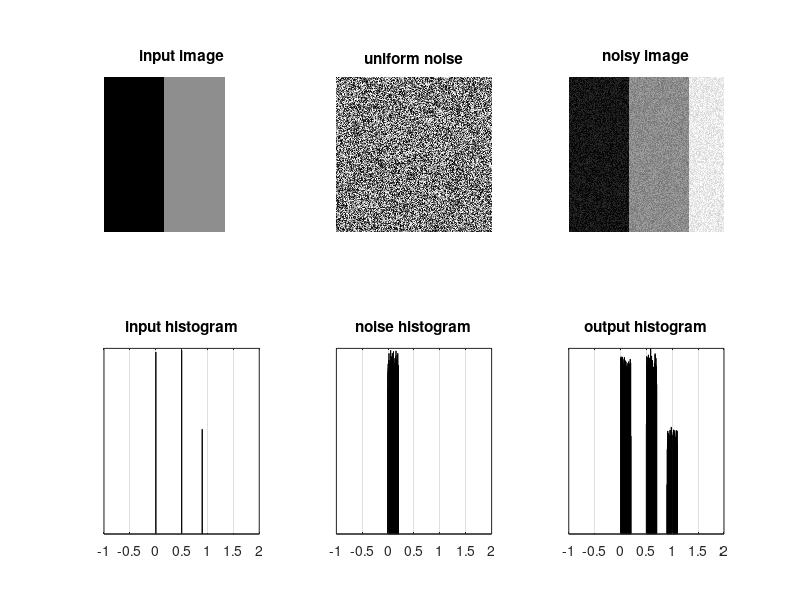

Source code (MATLAB):


clear all;
clf;


M0=zeros(256,256);
M0(1:256,1:100)=0;
M0(1:256,100:200)=0.5;
M0(1:256,200:256)=0.9;
subplot(2,3,1)
imshow(M0,[]);
title('input image');

N=256;

a=0;
b=0.2;
r = a + (b-a).*rand(N,N);
 
M = M0 + r;

subplot(2,3,2)
imshow(M-M0,[]);
title('uniform noise');


subplot(2,3,3)
imshow(M,[]);
title('noisy image');

nbins=256;
[h,t]=hist(M0,nbins);
h = h/sum(h);
subplot(2,3,4);
bar(t,h);
set(gca,'YTick',[]);
axis([-1 2 0 max(h)*1.01]);
title('input histogram');
grid on;

[h,t]=hist(M-M0,nbins);
h = h/sum(h);
subplot(2,3,5);
bar(t,h);
set(gca,'YTick',[]);
axis([-1 2 0 max(h)*1.01]);
title('noise histogram');
grid on;


[h,t]=hist(M,nbins);
h = h/sum(h);
subplot(2,3,6);
bar(t,h);
set(gca,'YTick',[]);
axis([-1 2 0 max(h)]);

title('output histogram');
grid on;



%
%subplot(3,3,3)
%imshow(M-M1,[]);
%title('rayleigh noise');
